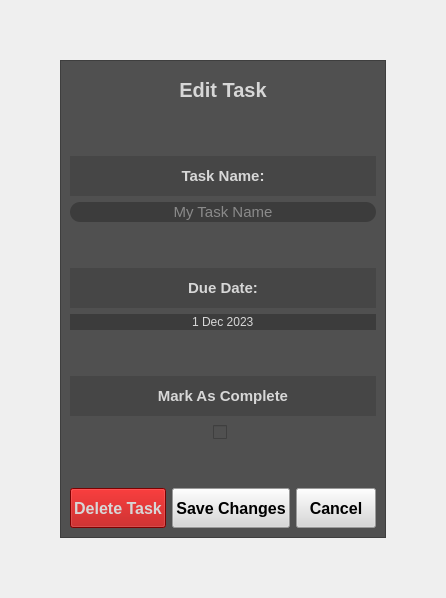
               <widget class="QWidget" name="EditTaskMenuPage">
                <layout class="QVBoxLayout" name="verticalLayout_57">
                 <property name="leftMargin">
                  <number>60</number>
                 </property>
                 <property name="topMargin">
                  <number>60</number>
                 </property>
                 <property name="rightMargin">
                  <number>60</number>
                 </property>
                 <property name="bottomMargin">
                  <number>60</number>
                 </property>
                 <item>
                  <widget class="QFrame" name="ETMenuTabBg">
                   <property name="sizePolicy">
                    <sizepolicy hsizetype="MinimumExpanding" vsizetype="MinimumExpanding">
                     <horstretch>0</horstretch>
                     <verstretch>0</verstretch>
                    </sizepolicy>
                   </property>
                   <property name="minimumSize">
                    <size>
                     <width>300</width>
                     <height>300</height>
                    </size>
                   </property>
                   <property name="styleSheet">
                    <string notr="true">background-color: rgb(80, 80, 80);</string>
                   </property>
                   <property name="frameShape">
                    <enum>QFrame::StyledPanel</enum>
                   </property>
                   <property name="frameShadow">
                    <enum>QFrame::Raised</enum>
                   </property>
                   <layout class="QVBoxLayout" name="verticalLayout_56">
                    <item>
                     <widget class="QLabel" name="ETMenuTabHeader">
                      <property name="sizePolicy">
                       <sizepolicy hsizetype="MinimumExpanding" vsizetype="Fixed">
                        <horstretch>0</horstretch>
                        <verstretch>0</verstretch>
                       </sizepolicy>
                      </property>
                      <property name="minimumSize">
                       <size>
                        <width>120</width>
                        <height>40</height>
                       </size>
                      </property>
                      <property name="font">
                       <font>
                        <pointsize>15</pointsize>
                        <italic>false</italic>
                        <bold>true</bold>
                        <underline>false</underline>
                        <strikeout>false</strikeout>
                       </font>
                      </property>
                      <property name="styleSheet">
                       <string notr="true">background-color: transparent;
color: rgb(215, 215, 215);</string>
                      </property>
                      <property name="text">
                       <string>Edit Task</string>
                      </property>
                      <property name="alignment">
                       <set>Qt::AlignCenter</set>
                      </property>
                     </widget>
                    </item>
                    <item>
                     <spacer name="verticalSpacer_18">
                      <property name="orientation">
                       <enum>Qt::Vertical</enum>
                      </property>
                      <property name="sizeHint" stdset="0">
                       <size>
                        <width>20</width>
                        <height>40</height>
                       </size>
                      </property>
                     </spacer>
                    </item>
                    <item>
                     <widget class="QLabel" name="ETMenuTabCategName">
                      <property name="sizePolicy">
                       <sizepolicy hsizetype="MinimumExpanding" vsizetype="Fixed">
                        <horstretch>0</horstretch>
                        <verstretch>0</verstretch>
                       </sizepolicy>
                      </property>
                      <property name="minimumSize">
                       <size>
                        <width>120</width>
                        <height>40</height>
                       </size>
                      </property>
                      <property name="font">
                       <font>
                        <pointsize>11</pointsize>
                        <italic>false</italic>
                        <bold>true</bold>
                        <underline>false</underline>
                        <strikeout>false</strikeout>
                       </font>
                      </property>
                      <property name="styleSheet">
                       <string notr="true">background-color: rgb(70, 70, 70);
color: rgb(215, 215, 215);</string>
                      </property>
                      <property name="text">
                       <string>Task Name:</string>
                      </property>
                      <property name="alignment">
                       <set>Qt::AlignCenter</set>
                      </property>
                     </widget>
                    </item>
                    <item>
                     <widget class="QLineEdit" name="ETMenuTabLineEdit">
                      <property name="sizePolicy">
                       <sizepolicy hsizetype="Expanding" vsizetype="Fixed">
                        <horstretch>1</horstretch>
                        <verstretch>0</verstretch>
                       </sizepolicy>
                      </property>
                      <property name="font">
                       <font>
                        <pointsize>11</pointsize>
                       </font>
                      </property>
                      <property name="focusPolicy">
                       <enum>Qt::StrongFocus</enum>
                      </property>
                      <property name="styleSheet">
                       <string notr="true">background-color: rgb(60, 60, 60);
color: rgb(215, 215, 215);
border-radius: 10px;</string>
                      </property>
                      <property name="maxLength">
                       <number>50</number>
                      </property>
                      <property name="frame">
                       <bool>true</bool>
                      </property>
                      <property name="alignment">
                       <set>Qt::AlignCenter</set>
                      </property>
                      <property name="placeholderText">
                       <string>My Task Name</string>
                      </property>
                      <property name="clearButtonEnabled">
                       <bool>true</bool>
                      </property>
                     </widget>
                    </item>
                    <item>
                     <spacer name="verticalSpacer_19">
                      <property name="orientation">
                       <enum>Qt::Vertical</enum>
                      </property>
                      <property name="sizeHint" stdset="0">
                       <size>
                        <width>20</width>
                        <height>40</height>
                       </size>
                      </property>
                     </spacer>
                    </item>
                    <item>
                     <widget class="QLabel" name="ETMenuTabCategDueDate">
                      <property name="sizePolicy">
                       <sizepolicy hsizetype="MinimumExpanding" vsizetype="Fixed">
                        <horstretch>0</horstretch>
                        <verstretch>0</verstretch>
                       </sizepolicy>
                      </property>
                      <property name="minimumSize">
                       <size>
                        <width>120</width>
                        <height>40</height>
                       </size>
                      </property>
                      <property name="font">
                       <font>
                        <pointsize>11</pointsize>
                        <italic>false</italic>
                        <bold>true</bold>
                        <underline>false</underline>
                        <strikeout>false</strikeout>
                       </font>
                      </property>
                      <property name="styleSheet">
                       <string notr="true">background-color: rgb(70, 70, 70);
color: rgb(215, 215, 215);</string>
                      </property>
                      <property name="text">
                       <string>Due Date:</string>
                      </property>
                      <property name="alignment">
                       <set>Qt::AlignCenter</set>
                      </property>
                     </widget>
                    </item>
                    <item>
                     <widget class="QDateEdit" name="ETMenuTabTimeEdit">
                      <property name="styleSheet">
                       <string notr="true">background-color: rgb(60, 60, 60);
color: rgb(215, 215, 215);
border-radius: 10px;</string>
                      </property>
                      <property name="alignment">
                       <set>Qt::AlignCenter</set>
                      </property>
                      <property name="buttonSymbols">
                       <enum>QAbstractSpinBox::NoButtons</enum>
                      </property>
                      <property name="minimumDate">
                       <date>
                        <year>2023</year>
                        <month>12</month>
                        <day>1</day>
                       </date>
                      </property>
                      <property name="calendarPopup">
                       <bool>false</bool>
                      </property>
                     </widget>
                    </item>
                    <item>
                     <spacer name="verticalSpacer_26">
                      <property name="orientation">
                       <enum>Qt::Vertical</enum>
                      </property>
                      <property name="sizeHint" stdset="0">
                       <size>
                        <width>20</width>
                        <height>40</height>
                       </size>
                      </property>
                     </spacer>
                    </item>
                    <item>
                     <widget class="QLabel" name="ETMenuTabCategDueDate_2">
                      <property name="sizePolicy">
                       <sizepolicy hsizetype="MinimumExpanding" vsizetype="Fixed">
                        <horstretch>0</horstretch>
                        <verstretch>0</verstretch>
                       </sizepolicy>
                      </property>
                      <property name="minimumSize">
                       <size>
                        <width>120</width>
                        <height>40</height>
                       </size>
                      </property>
                      <property name="font">
                       <font>
                        <pointsize>11</pointsize>
                        <italic>false</italic>
                        <bold>true</bold>
                        <underline>false</underline>
                        <strikeout>false</strikeout>
                       </font>
                      </property>
                      <property name="styleSheet">
                       <string notr="true">background-color: rgb(70, 70, 70);
color: rgb(215, 215, 215);</string>
                      </property>
                      <property name="text">
                       <string>Mark As Complete</string>
                      </property>
                      <property name="alignment">
                       <set>Qt::AlignCenter</set>
                      </property>
                     </widget>
                    </item>
                    <item alignment="Qt::AlignHCenter">
                     <widget class="QCheckBox" name="ETMenuTabCheckbox">
                      <property name="minimumSize">
                       <size>
                        <width>20</width>
                        <height>20</height>
                       </size>
                      </property>
                      <property name="layoutDirection">
                       <enum>Qt::LeftToRight</enum>
                      </property>
                      <property name="styleSheet">
                       <string notr="true"/>
                      </property>
                      <property name="iconSize">
                       <size>
                        <width>20</width>
                        <height>20</height>
                       </size>
                      </property>
                      <property name="checkable">
                       <bool>true</bool>
                      </property>
                      <property name="checked">
                       <bool>false</bool>
                      </property>
                      <property name="tristate">
                       <bool>false</bool>
                      </property>
                     </widget>
                    </item>
                    <item>
                     <spacer name="verticalSpacer_20">
                      <property name="orientation">
                       <enum>Qt::Vertical</enum>
                      </property>
                      <property name="sizeHint" stdset="0">
                       <size>
                        <width>20</width>
                        <height>40</height>
                       </size>
                      </property>
                     </spacer>
                    </item>
                    <item>
                     <layout class="QHBoxLayout" name="ETMenuTabButtonHL">
                      <item>
                       <widget class="QPushButton" name="ETMenuTabDeleteTaskButton">
                        <property name="enabled">
                         <bool>true</bool>
                        </property>
                        <property name="sizePolicy">
                         <sizepolicy hsizetype="MinimumExpanding" vsizetype="Fixed">
                          <horstretch>0</horstretch>
                          <verstretch>0</verstretch>
                         </sizepolicy>
                        </property>
                        <property name="minimumSize">
                         <size>
                          <width>80</width>
                          <height>40</height>
                         </size>
                        </property>
                        <property name="font">
                         <font>
                          <pointsize>12</pointsize>
                          <bold>true</bold>
                         </font>
                        </property>
                        <property name="cursor">
                         <cursorShape>PointingHandCursor</cursorShape>
                        </property>
                        <property name="styleSheet">
                         <string notr="true">QPushButton#ETMenuTabDeleteTaskButton
{
	background-color: rgb(175, 0, 0);
	color: rgb(215, 215, 215);
}

QPushButton:hover#ETMenuTabDeleteTaskButton
{
	background-color: rgb(200, 0, 0);
}</string>
                        </property>
                        <property name="text">
                         <string>Delete Task</string>
                        </property>
                       </widget>
                      </item>
                      <item>
                       <widget class="QPushButton" name="ETMenuTabSaveChangesButton">
                        <property name="enabled">
                         <bool>true</bool>
                        </property>
                        <property name="sizePolicy">
                         <sizepolicy hsizetype="MinimumExpanding" vsizetype="Fixed">
                          <horstretch>0</horstretch>
                          <verstretch>0</verstretch>
                         </sizepolicy>
                        </property>
                        <property name="minimumSize">
                         <size>
                          <width>80</width>
                          <height>40</height>
                         </size>
                        </property>
                        <property name="font">
                         <font>
                          <pointsize>12</pointsize>
                          <bold>true</bold>
                         </font>
                        </property>
                        <property name="cursor">
                         <cursorShape>PointingHandCursor</cursorShape>
                        </property>
                        <property name="styleSheet">
                         <string notr="true">QPushButton#ETMenuTabSaveChangesButton
{
	background-color: rgb(215, 215, 215);
	color: dark-gray;
}

QPushButton:hover#ETMenuTabSaveChangesButton
{
	background-color: rgb(180, 180, 180)
}</string>
                        </property>
                        <property name="text">
                         <string>Save Changes</string>
                        </property>
                       </widget>
                      </item>
                      <item>
                       <widget class="QPushButton" name="ETMenuTabCancelButton">
                        <property name="enabled">
                         <bool>true</bool>
                        </property>
                        <property name="sizePolicy">
                         <sizepolicy hsizetype="MinimumExpanding" vsizetype="Fixed">
                          <horstretch>0</horstretch>
                          <verstretch>0</verstretch>
                         </sizepolicy>
                        </property>
                        <property name="minimumSize">
                         <size>
                          <width>80</width>
                          <height>40</height>
                         </size>
                        </property>
                        <property name="font">
                         <font>
                          <pointsize>12</pointsize>
                          <bold>true</bold>
                         </font>
                        </property>
                        <property name="cursor">
                         <cursorShape>PointingHandCursor</cursorShape>
                        </property>
                        <property name="styleSheet">
                         <string notr="true">QPushButton#ETMenuTabCancelButton
{
	background-color: rgb(215, 215, 215);
	color: dark-gray;
}

QPushButton:hover#ETMenuTabCancelButton
{
	background-color: rgb(180, 180, 180)
}</string>
                        </property>
                        <property name="text">
                         <string>Cancel</string>
                        </property>
                       </widget>
                      </item>
                     </layout>
                    </item>
                   </layout>
                  </widget>
                 </item>
                </layout>
               </widget>
